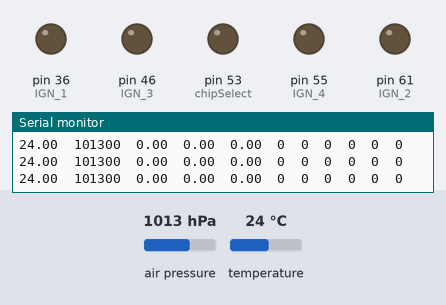
Recording of a sketch running on a simulated Arduino Mega 2560, built for the host (arithmetic inside an expression is 32-bit, double 64-bit). On the bench: output pins drawn as LEDs (lit = HIGH), the last lines printed to the serial monitor. Inputs (shaded band) come from the test bench; at power-on: air pressure 1013 hPa, temperature 24 °C. Storage starts empty.

Above: at 1.2 s.
1.3 s: air pressure set to 1014 hPa
At 2.5 s:
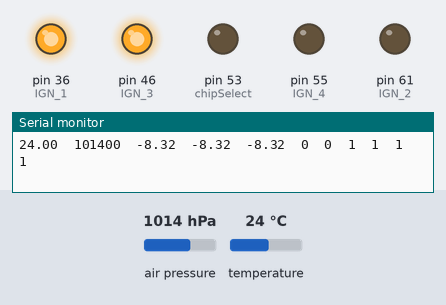
At 4.2 s:
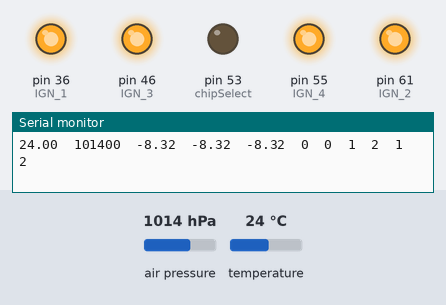
Timing chart, 0 to 9.9 s (numbered marks = the images above; inputs shaded):
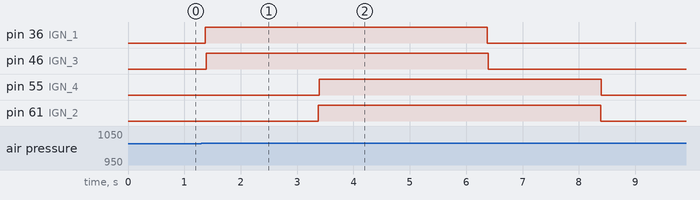

The sketch:

I_Hisamoto.ino
```cpp
#include <SD.h>
#include <Adafruit_BMP085.h>
Adafruit_BMP085 bmp;

#ifdef ARDUINO_AVR_MEGA2560
#define SD_CS_PIN 53
#else
#define SD_CS_PIN 10
#endif           // ARDUINO_AVR_MEGA2560
#define IGN_1 36 /*act1*/
#define IGN_2 61 /*act2*/
#define IGN_3 46 /*act3*/
#define IGN_4 55 /*act4*/
int chipSelect = 53;
float altitudeInicial;
float somaAltitude;
float listaSuavizarCurva_0[10];
float listaSuavizarCurva_1[5];
float listaDeteccaoQueda[2];
int contador = 0;
float alturaAnterior;
int numA = 0;
File arquivo;
String nomeArquivo;
String inicio = "isa";
String tipoDeArquivo = ".txt";
String header = "Temperature(C)\tPressure(Pa)\tHigh(meters)\tFiltered High 0(meters)\tFiltered High 1(meters)\tFallen(1)/ Not fallen (0)\tContador de Queda\tEstadoP1\tEstadoP2\tEstadoP3\tEstadoP4";
float timerP1;
float timerP2;
float timerP3;
float timerP4;
int intervaloParaquedas = 5000;
int atrasoP1_P2 = 2000;
int atrasoP1_P4 = 2000;
int estadoP1 = 0;  // estado de piscar
int estadoP2 = 0;
int estadoP3 = 0;
int estadoP4 = 0;


float filtroSuavizarCurva_0(float dadosCurva_0) {

  for (int i = 9; i > 0; i--) {
    listaSuavizarCurva_0[i] = listaSuavizarCurva_0[i - 1];
  }
  listaSuavizarCurva_0[0] = dadosCurva_0;
  float somaLista = 0;
  for (int i = 0; i < 10; i++) {
    somaLista += listaSuavizarCurva_0[i];
  }
  float mediaFiltro = somaLista / 10;
  return mediaFiltro;
}

float filtroSuavizarCurva_1(float dadosCurva_1) {

  for (int i = 4; i > 0; i--) {
    listaSuavizarCurva_1[i] = listaSuavizarCurva_1[i - 1];
  }
  listaSuavizarCurva_1[0] = dadosCurva_1;
  float somaLista = 0;
  for (int i = 0; i < 5; i++) {
    somaLista += listaSuavizarCurva_1[i];
  }
  float mediaFiltro = somaLista / 5;
  return mediaFiltro;
}

void setup() {

  Serial.begin(115200);
  if (!bmp.begin()) {
    Serial.println("Não foi possível achar um sensor BMP085 válido, verifique os fios!");
    while (1) {}
  }

  //abrindo o SD
  pinMode(chipSelect, OUTPUT);

  if (!SD.begin(chipSelect)) {
    Serial.println("Falha ao inicializar o cartão SD");
    return;
  }
  Serial.println("Cartão SD inicializado com sucesso");

  //verificando nome de arquivo
  do {
    int tamArquivo = inicio.length() + String(numA).length();
    String zerosAdicionais = "";
    for (int i = tamArquivo; i < 8; i++) {
      zerosAdicionais += "0";
    }
    nomeArquivo = inicio + zerosAdicionais + String(numA) + tipoDeArquivo;
    numA++;
  } while (SD.exists(nomeArquivo));

  Serial.println(nomeArquivo);
  arquivo = SD.open(nomeArquivo, FILE_WRITE);
  if (arquivo) {

    arquivo.println(header);
    arquivo.close();
  } else {
    Serial.println("Erro ao abrir o arquivo");
  }

  Serial.println(header);

  //determinando altitude inicial
  somaAltitude = 0;
  for (int posicaoListaAltitude = 0; posicaoListaAltitude < 10; posicaoListaAltitude++) {
    somaAltitude += bmp.readAltitude();
  }
  altitudeInicial = somaAltitude / 10;

  //definindo pino como porta de saída
  pinMode(IGN_1, OUTPUT);
  pinMode(IGN_2, OUTPUT);
  pinMode(IGN_3, OUTPUT);
  pinMode(IGN_4, OUTPUT);
}

void loop() {
  //determinando o apogeu
  float altura = bmp.readAltitude() - altitudeInicial;
  float alturaFiltrada_0 = filtroSuavizarCurva_0(altura);
  float alturaFiltrada_1 = filtroSuavizarCurva_1(alturaFiltrada_0);
  int fallenCondition = 0;

  if (alturaFiltrada_1 < alturaAnterior) {
    contador++;
  } else {
    contador = 0;
  }
  alturaAnterior = alturaFiltrada_1;
  fallenCondition = (contador >= 5) ? 1 : 0;

  //acionando o primeiro paraquedas
  bool queda = (fallenCondition == 1);

  if (queda && estadoP1 == 0) {  //verifica se esta caindo e se o led não esta piscando
    estadoP1 = 1;
    digitalWrite(IGN_1, HIGH);
    timerP1 = millis() + intervaloParaquedas;
  }
  if (estadoP1 == 1 && (millis() >= timerP1)) {
    estadoP1 = 2;
    digitalWrite(IGN_1, LOW);
  }

  //acionando segundo paraquedas
  if (queda && estadoP2 == 0) {
    timerP2 = millis() + atrasoP1_P2;
    estadoP2 = 1;
  }
  if (estadoP2 == 1 && (millis() >= timerP2)) {
    estadoP2 = 2;
    digitalWrite(IGN_2, HIGH);
    timerP2 = millis() + intervaloParaquedas;
  }
  if (estadoP2 == 2 && (millis() >= timerP2)) {
    estadoP2 = 3;
    digitalWrite(IGN_2, LOW);
  }

  //acionando terceiro paraquedas
  if (queda && estadoP3 == 0 && alturaFiltrada_1 < -3) {  //verifica se esta caindo e se o led não esta piscando
    estadoP3 = 1;
    digitalWrite(IGN_3, HIGH);
    timerP3 = millis() + intervaloParaquedas;
  }
  if (estadoP3 == 1 && (millis() >= timerP3)) {
    estadoP3 = 2;
    digitalWrite(IGN_3, LOW);
  }

  //acionando quarto paraquedas
  if (queda && estadoP4 == 0 && alturaFiltrada_1 < -3) {
    timerP4 = millis() + atrasoP1_P4;
    estadoP4 = 1;
  }
  if (estadoP4 == 1 && (millis() >= timerP4)) {
    estadoP4 = 2;
    digitalWrite(IGN_4, HIGH);
    timerP4 = millis() + intervaloParaquedas;
  }
  if (estadoP4 == 2 && (millis() >= timerP4)) {
    estadoP4 = 3;
    digitalWrite(IGN_4, LOW);
  }

  //salvando dados no sd
  String dataString = "";
  dataString += String(bmp.readTemperature()) + "\t";
  dataString += String(bmp.readPressure()) + "\t";
  dataString += String(altura) + "\t";
  dataString += String(alturaFiltrada_0) + "\t";
  dataString += String(alturaFiltrada_1) + "\t";
  dataString += String(fallenCondition) + "\t";
  dataString += String(contador) + "\t";
  dataString += String(estadoP1) + "\t";
  dataString += String(estadoP2) + "\t";
  dataString += String(estadoP3) + "\t";
  dataString += String(estadoP4) + "\t";
  Serial.println(dataString);
  arquivo = SD.open(nomeArquivo, FILE_WRITE);
  if (arquivo) {
    arquivo.println(dataString);
    arquivo.close();
  }
}
```

Measured:
- the behaviour switches between 1013 and 1014 hPa on air pressure (found by bisection; images 0 and 1)
- after the input at 1.3 s, pin 36 (IGN_1): LOW → HIGH after 0.07 s, → LOW 5.0 s later; pin 46 (IGN_3): LOW → HIGH after 0.09 s, → LOW 5.0 s later; pin 55 (IGN_4), pin 61 (IGN_2): LOW → HIGH after 2.1 s, → LOW 5.0 s later
